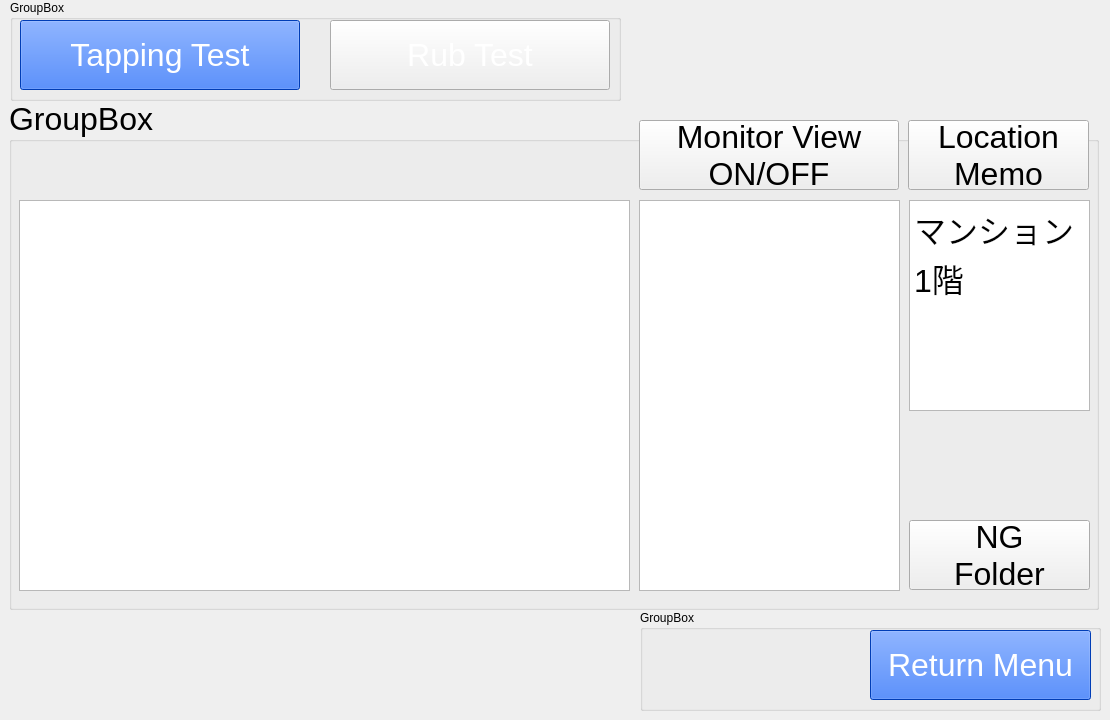
<?xml version="1.0" encoding="UTF-8"?>
<ui version="4.0">
 <class>Form</class>
 <widget class="QWidget" name="Form">
  <property name="geometry">
   <rect>
    <x>0</x>
    <y>0</y>
    <width>1110</width>
    <height>720</height>
   </rect>
  </property>
  <property name="windowTitle">
   <string>Form</string>
  </property>
  <widget class="QGroupBox" name="groupBox">
   <property name="geometry">
    <rect>
     <x>10</x>
     <y>0</y>
     <width>611</width>
     <height>101</height>
    </rect>
   </property>
   <property name="title">
    <string>GroupBox</string>
   </property>
   <widget class="QPushButton" name="pushButton_TapTest">
    <property name="geometry">
     <rect>
      <x>10</x>
      <y>20</y>
      <width>280</width>
      <height>70</height>
     </rect>
    </property>
    <property name="font">
     <font>
      <pointsize>24</pointsize>
     </font>
    </property>
    <property name="styleSheet">
     <string notr="true">background-color: rgb(0, 85, 255);
color: rgb(255, 255, 255);</string>
    </property>
    <property name="text">
     <string>Tapping Test</string>
    </property>
   </widget>
   <widget class="QPushButton" name="pushButton_RubTest">
    <property name="geometry">
     <rect>
      <x>320</x>
      <y>20</y>
      <width>280</width>
      <height>70</height>
     </rect>
    </property>
    <property name="font">
     <font>
      <pointsize>24</pointsize>
     </font>
    </property>
    <property name="styleSheet">
     <string notr="true">color: rgb(255, 255, 255);</string>
    </property>
    <property name="text">
     <string>Rub Test</string>
    </property>
   </widget>
  </widget>
  <widget class="QGroupBox" name="groupBox_2">
   <property name="geometry">
    <rect>
     <x>9</x>
     <y>100</y>
     <width>1090</width>
     <height>510</height>
    </rect>
   </property>
   <property name="font">
    <font>
     <pointsize>24</pointsize>
    </font>
   </property>
   <property name="title">
    <string>GroupBox</string>
   </property>
   <widget class="GraphicsLayoutWidget" name="graphicsView_Data">
    <property name="geometry">
     <rect>
      <x>10</x>
      <y>100</y>
      <width>611</width>
      <height>391</height>
     </rect>
    </property>
   </widget>
   <widget class="GraphicsLayoutWidget" name="graphicsView_Monitor">
    <property name="geometry">
     <rect>
      <x>630</x>
      <y>100</y>
      <width>261</width>
      <height>391</height>
     </rect>
    </property>
   </widget>
   <widget class="QPushButton" name="pushButton_MonitorViewOn">
    <property name="geometry">
     <rect>
      <x>630</x>
      <y>20</y>
      <width>260</width>
      <height>70</height>
     </rect>
    </property>
    <property name="font">
     <font>
      <pointsize>24</pointsize>
     </font>
    </property>
    <property name="text">
     <string>Monitor View
ON/OFF</string>
    </property>
   </widget>
   <widget class="QPushButton" name="pushButton_LocationMemo">
    <property name="geometry">
     <rect>
      <x>899</x>
      <y>20</y>
      <width>181</width>
      <height>70</height>
     </rect>
    </property>
    <property name="font">
     <font>
      <pointsize>24</pointsize>
     </font>
    </property>
    <property name="text">
     <string>Location
Memo</string>
    </property>
   </widget>
   <widget class="QPushButton" name="pushButton_NgFolder">
    <property name="geometry">
     <rect>
      <x>900</x>
      <y>420</y>
      <width>181</width>
      <height>70</height>
     </rect>
    </property>
    <property name="font">
     <font>
      <pointsize>24</pointsize>
     </font>
    </property>
    <property name="text">
     <string>NG
Folder</string>
    </property>
   </widget>
   <widget class="QTextEdit" name="textEdit">
    <property name="geometry">
     <rect>
      <x>900</x>
      <y>100</y>
      <width>181</width>
      <height>211</height>
     </rect>
    </property>
    <property name="font">
     <font>
      <pointsize>24</pointsize>
     </font>
    </property>
    <property name="html">
     <string>&lt;!DOCTYPE HTML PUBLIC &quot;-//W3C//DTD HTML 4.0//EN&quot; &quot;http://www.w3.org/TR/REC-html40/strict.dtd&quot;&gt;
&lt;html&gt;&lt;head&gt;&lt;meta name=&quot;qrichtext&quot; content=&quot;1&quot; /&gt;&lt;style type=&quot;text/css&quot;&gt;
p, li { white-space: pre-wrap; }
&lt;/style&gt;&lt;/head&gt;&lt;body style=&quot; font-family:'MS UI Gothic'; font-size:24pt; font-weight:400; font-style:normal;&quot;&gt;
&lt;p style=&quot; margin-top:0px; margin-bottom:0px; margin-left:0px; margin-right:0px; -qt-block-indent:0; text-indent:0px;&quot;&gt;マンション1階&lt;/p&gt;&lt;/body&gt;&lt;/html&gt;</string>
    </property>
   </widget>
  </widget>
  <widget class="QGroupBox" name="groupBox_3">
   <property name="geometry">
    <rect>
     <x>640</x>
     <y>610</y>
     <width>461</width>
     <height>101</height>
    </rect>
   </property>
   <property name="title">
    <string>GroupBox</string>
   </property>
   <widget class="QPushButton" name="pushButton_ReturnMenu">
    <property name="geometry">
     <rect>
      <x>230</x>
      <y>20</y>
      <width>221</width>
      <height>70</height>
     </rect>
    </property>
    <property name="font">
     <font>
      <pointsize>24</pointsize>
     </font>
    </property>
    <property name="styleSheet">
     <string notr="true">background-color: rgb(0, 85, 255);
color: rgb(255, 255, 255);</string>
    </property>
    <property name="text">
     <string>Return Menu</string>
    </property>
   </widget>
  </widget>
 </widget>
 <customwidgets>
  <customwidget>
   <class>GraphicsLayoutWidget</class>
   <extends>QGraphicsView</extends>
   <header location="global">pyqtgraph</header>
  </customwidget>
 </customwidgets>
 <resources/>
 <connections/>
</ui>
